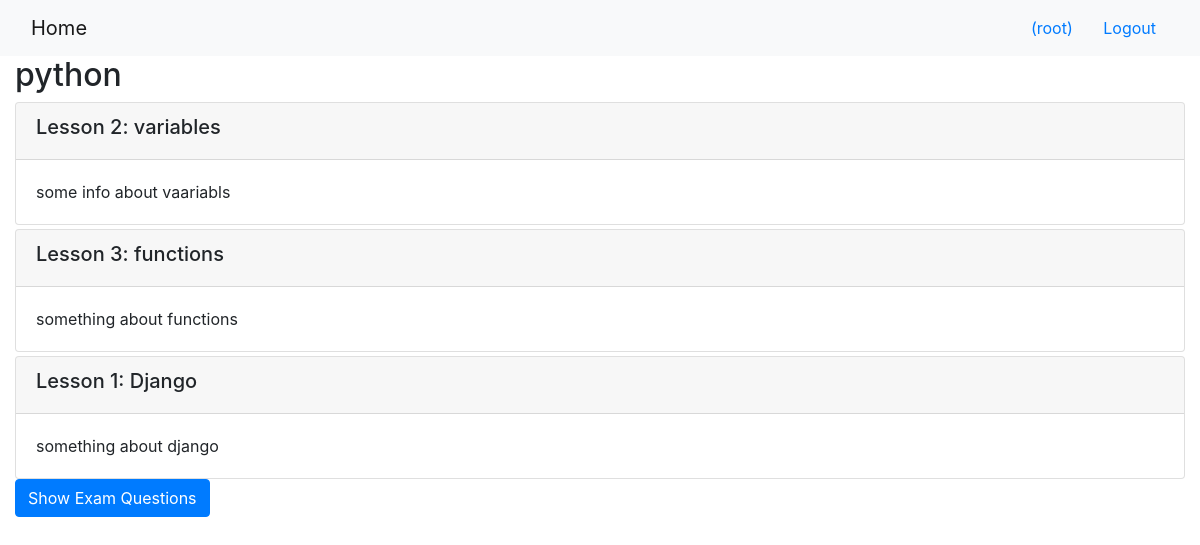
/onlinecourse/1/ (signed in), run on the app's committed database.
### onlinecourse/models.py (models this page shows, shortened)
class Course(models.Model):
    name = models.CharField(null=False, max_length=30, default='online course')
    image = models.ImageField(upload_to='course_images/')
    description = models.CharField(max_length=1000)
    pub_date = models.DateField(null=True)
    instructors = models.ManyToManyField(Instructor)
    users = models.ManyToManyField(settings.AUTH_USER_MODEL, through='Enrollment')
    total_enrollment = models.IntegerField(default=0)
    is_enrolled = False

class Lesson(models.Model):
    title = models.CharField(null=False, max_length=200, default="title")
    order = models.IntegerField(default=0)
    course = models.ForeignKey(Course, on_delete=models.CASCADE)
    content = models.TextField()

### onlinecourse/views.py (the view)
# urls.py: path('<int:pk>/', views.CourseDetailView.as_view(), name='course_details'),
class CourseDetailView(generic.DetailView):
    model = Course
    template_name = 'onlinecourse/course_detail_bootstrap.html'

### onlinecourse/models.py (called while the page is built)
    def __str__(self):
        return self.question_id.question_text + " |      Choice = " + self.choice_text

### onlinecourse/templates/onlinecourse/course_detail_bootstrap.html (shortened to what this page needs)
<!DOCTYPE html>
<html lang="en">
<head>
     {% load static %}
    <link rel="stylesheet" href="https://maxcdn.bootstrapcdn.com/bootstrap/4.5.2/css/bootstrap.min.css">
</head>
<body>
    <nav class="navbar navbar-light bg-light">
        <div class="container-fluid">
            <div class="navbar-header">
                  <a class="navbar-brand" href="{% url 'onlinecourse:index' %}">Home</a>
            </div>
            <ul class="nav navbar-nav navbar-right">
                {% if user.is_authenticated %}
                <li>
                    <a class="btn btn-link" href="#">{{ user.first_name }}({{ user.username }})</a>
                    <a class="btn btn-link" href="{% url 'onlinecourse:logout' %}">Logout</a>
                </li>
                {% endif %}
            </ul>
        </div>
    </nav>
    <div class="container-fluid">
            <h2>{{ course.name }}</h2>
            <div class="card-columns-vertical">
                {% for lesson in course.lesson_set.all %}
                    <div class="card mt-1">
                        <div class="card-header"><h5>Lesson {{lesson.order|add:1}}: {{lesson.title}}</h5></div>
                        <div class="card-body">{{lesson.content}}</div>
                    </div>
                {% endfor %}
            </div>
            {% if user.is_authenticated %}
                <button class="btn btn-primary" type="button" data-toggle="collapse" data-target="#collapseExample" aria-expanded="false" aria-controls="collapseExample">
                    Show Exam Questions
                </button>
            {% endif %}
    </div>
</body>
</html>

### data on the page
Course: name "python"
Lesson: order|add "2", title "variables", content "some info about vaariabls"
Lesson: order|add "3", title "functions", content "something about functions"
Lesson: order|add "1", title "Django", content "something about django"

### other printed values
{{ user.username }} "root"
